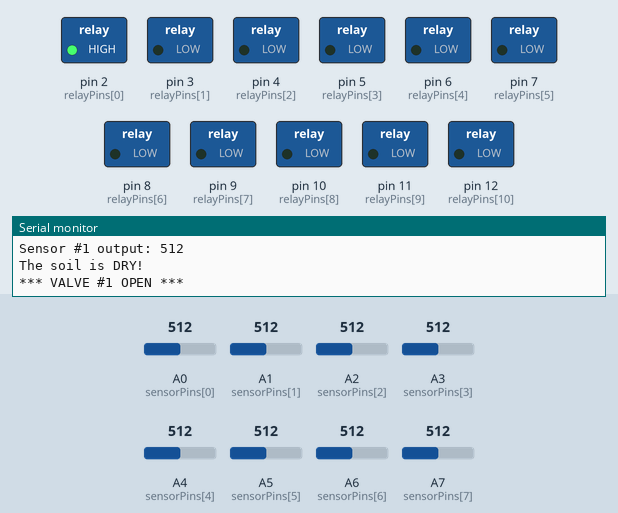
Simulated run of this sketch. Board: Arduino Mega 2560, built with avr-gcc and run on an emulated ATmega2560. On the bench: switched loads named in the sketch (green lamp = pin HIGH), the last lines printed to the serial monitor. Inputs (shaded band) come from the test bench; at power-on: A0 (sensorPins[0]) = 512, A1 (sensorPins[1]) = 512, A2 (sensorPins[2]) = 512, A3 (sensorPins[3]) = 512, A4 (sensorPins[4]) = 512, A5 (sensorPins[5]) = 512, A6 (sensorPins[6]) = 512, A7 (sensorPins[7]) = 512.

Above: at 0.1 s.
At 2.1 s:
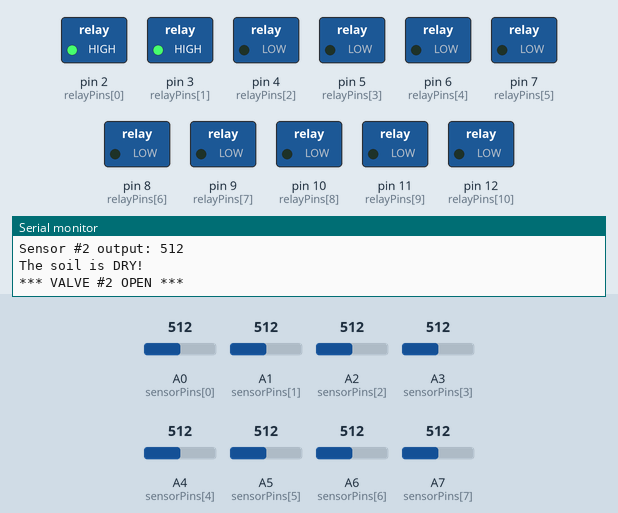
At 4.1 s:
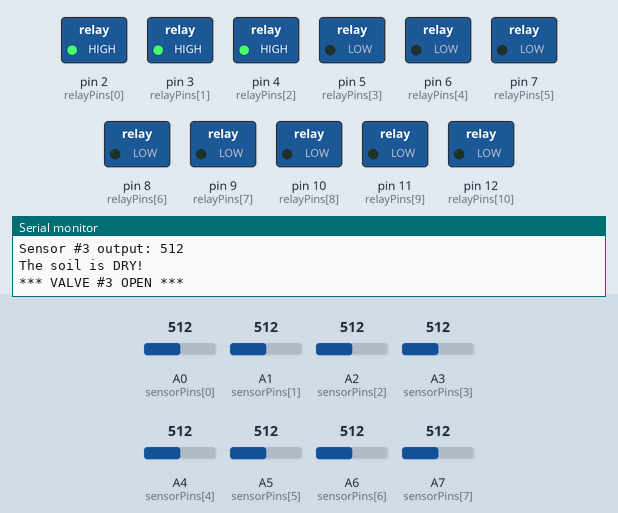
At 10.1 s:
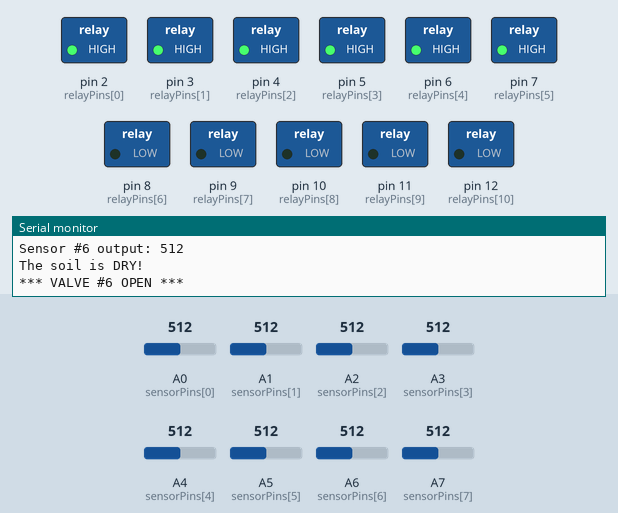
At 14.1 s:
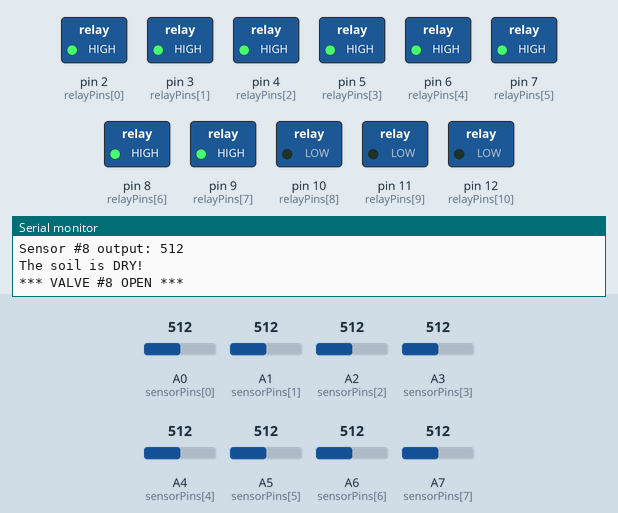
At 20.1 s:
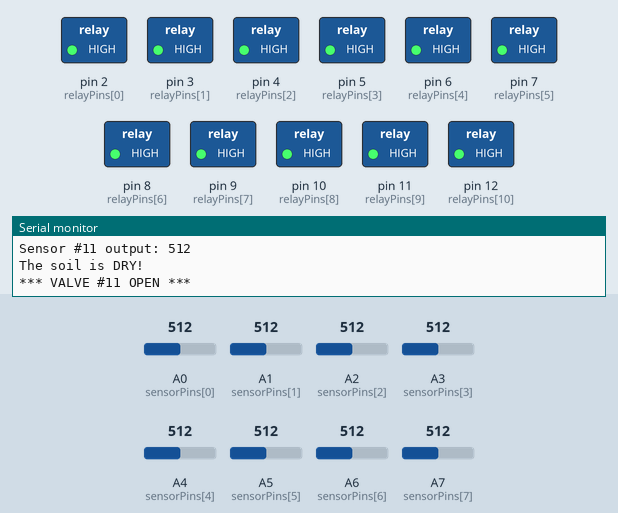
Timing chart, 0 to 21.6 s (numbered marks = the images above):
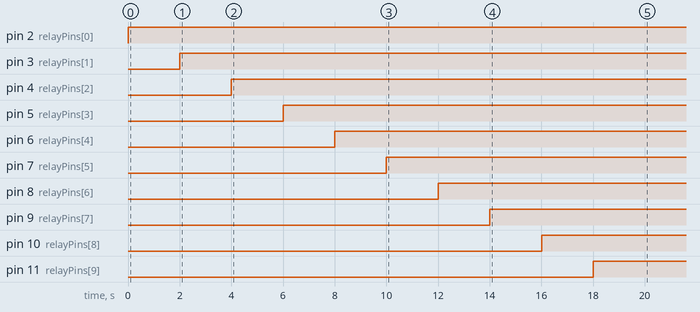

Measured:
- by itself, pin 2 (relayPins[0]): LOW → HIGH at 0.00 s
- by itself, pin 3 (relayPins[1]): LOW → HIGH at 2.0 s
- by itself, pin 4 (relayPins[2]): LOW → HIGH at 4.0 s
- by itself, pin 5 (relayPins[3]): LOW → HIGH at 6.0 s
- by itself, pin 6 (relayPins[4]): LOW → HIGH at 8.0 s
- by itself, pin 7 (relayPins[5]): LOW → HIGH at 10.0 s
- by itself, pin 8 (relayPins[6]): LOW → HIGH at 12.0 s
- by itself, pin 9 (relayPins[7]): LOW → HIGH at 14.0 s

The sketch:

water_garden_ver_1.2.ino
```cpp
// *************************** //
// **** ARDUINO GARDENING **** //
// ******** BCTC, KY ********* //
// *************************** //

// Description: For automatic watering we use 11 independent relays with water valves
// and 11 humidity sensors. One for each "bath" with plants.

// In my case for Arduino Mega 2560 we need 11 relays
// Number of sensors and relays
const int NUM_ZONES = 11;

// Sensor pins (analog A0 to A10)
const int sensorPins[NUM_ZONES] = {A0, A1, A2, A3, A4, A5, A6, A7, A8, A9, A10};

// Relay pins (you must define actual pin numbers for relays)
const int relayPins[NUM_ZONES] = {2, 3, 4, 5, 6, 7, 8, 9, 10, 11, 12}; // Adjust to your wiring

// Moisture thresholds
// If value >= 600, It means that sensor is DRY (0%)
// If value <= 290, sensor is wet, fully in water (100%)
const int DRY_THRESHOLD = 500; // Set according to your needs, will works as a threshold to activate the pump

void setup() {
  Serial.begin(9600); // Connection speed

  // Initialize relay pins
  for (int i = 0; i < NUM_ZONES; i++) {
    pinMode(relayPins[i], OUTPUT);
    digitalWrite(relayPins[i], LOW); // Start with valves closed
  }
}

void loop() {
  for (int i = 0; i < NUM_ZONES; i++) {
    int sensorValue = analogRead(sensorPins[i]);
    Serial.print("Sensor #");
    Serial.print(i + 1);
    Serial.print(" output: ");
    Serial.println(sensorValue);

    if (sensorValue > DRY_THRESHOLD) {
      Serial.println("The soil is DRY!");
      Serial.print("*** VALVE #");
      Serial.print(i + 1);
      Serial.println(" OPEN ***");
      digitalWrite(relayPins[i], HIGH);
    } else {
      Serial.println("The soil is WET");
      Serial.print("*** VALVE #");
      Serial.print(i + 1);
      Serial.println(" CLOSED ***");
      digitalWrite(relayPins[i], LOW);
    }

    delay(2000); // Delay between each valve check
  }

  Serial.println("All zones checked. Waiting for next cycle...");
  delay(3000); // Delay before next loop
}
```
